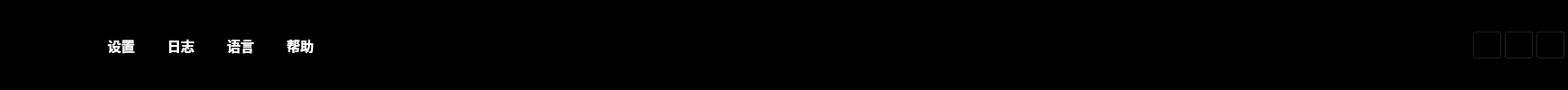
          <widget class="QFrame" name="frame">
           <property name="styleSheet">
            <string notr="true">background-color: rgb(0, 0, 0);</string>
           </property>
           <property name="frameShape">
            <enum>QFrame::StyledPanel</enum>
           </property>
           <property name="frameShadow">
            <enum>QFrame::Raised</enum>
           </property>
           <layout class="QGridLayout" name="gridLayout">
            <property name="leftMargin">
             <number>2</number>
            </property>
            <property name="topMargin">
             <number>2</number>
            </property>
            <property name="rightMargin">
             <number>2</number>
            </property>
            <property name="bottomMargin">
             <number>2</number>
            </property>
            <property name="spacing">
             <number>2</number>
            </property>
            <item row="0" column="0">
             <layout class="QHBoxLayout" name="horizontalLayout_18" stretch="1,2,2,4,6,1">
              <item>
               <layout class="QHBoxLayout" name="horizontalLayout_17" stretch="1,10">
                <item>
                 <widget class="QLabel" name="label_10">
                  <property name="sizePolicy">
                   <sizepolicy hsizetype="Expanding" vsizetype="Expanding">
                    <horstretch>0</horstretch>
                    <verstretch>0</verstretch>
                   </sizepolicy>
                  </property>
                  <property name="maximumSize">
                   <size>
                    <width>100</width>
                    <height>30</height>
                   </size>
                  </property>
                  <property name="text">
                   <string/>
                  </property>
                  <property name="pixmap">
                   <pixmap>../../../MatchTest/Resources/Quectel LOGO-20220215.png</pixmap>
                  </property>
                  <property name="scaledContents">
                   <bool>true</bool>
                  </property>
                 </widget>
                </item>
                <item>
                 <spacer name="horizontalSpacer_6">
                  <property name="orientation">
                   <enum>Qt::Horizontal</enum>
                  </property>
                  <property name="sizeHint" stdset="0">
                   <size>
                    <width>638</width>
                    <height>20</height>
                   </size>
                  </property>
                 </spacer>
                </item>
               </layout>
              </item>
              <item>
               <layout class="QHBoxLayout" name="horizontalLayout_28" stretch="1,1,1,1">
                <property name="spacing">
                 <number>20</number>
                </property>
                <item>
                 <widget class="QToolButton" name="toolButton_4">
                  <property name="font">
                   <font>
                    <family>Times New Roman</family>
                    <pointsize>11</pointsize>
                    <weight>75</weight>
                    <bold>true</bold>
                   </font>
                  </property>
                  <property name="layoutDirection">
                   <enum>Qt::LeftToRight</enum>
                  </property>
                  <property name="styleSheet">
                   <string notr="true">color: rgb(255, 255, 255);
background-color: rgb(0, 0, 0);</string>
                  </property>
                  <property name="text">
                   <string>设置</string>
                  </property>
                  <property name="toolButtonStyle">
                   <enum>Qt::ToolButtonTextOnly</enum>
                  </property>
                  <property name="autoRaise">
                   <bool>true</bool>
                  </property>
                 </widget>
                </item>
                <item>
                 <widget class="QToolButton" name="toolButton_5">
                  <property name="font">
                   <font>
                    <family>Times New Roman</family>
                    <pointsize>11</pointsize>
                    <weight>75</weight>
                    <bold>true</bold>
                   </font>
                  </property>
                  <property name="layoutDirection">
                   <enum>Qt::LeftToRight</enum>
                  </property>
                  <property name="styleSheet">
                   <string notr="true">color: rgb(255, 255, 255);
background-color: rgb(0, 0, 0);</string>
                  </property>
                  <property name="text">
                   <string>日志</string>
                  </property>
                  <property name="toolButtonStyle">
                   <enum>Qt::ToolButtonTextOnly</enum>
                  </property>
                  <property name="autoRaise">
                   <bool>true</bool>
                  </property>
                 </widget>
                </item>
                <item>
                 <widget class="QToolButton" name="toolButton_6">
                  <property name="font">
                   <font>
                    <family>Liberation Serif</family>
                    <pointsize>11</pointsize>
                    <weight>75</weight>
                    <bold>true</bold>
                   </font>
                  </property>
                  <property name="layoutDirection">
                   <enum>Qt::LeftToRight</enum>
                  </property>
                  <property name="styleSheet">
                   <string notr="true">color: rgb(255, 255, 255);
background-color: rgb(0, 0, 0);</string>
                  </property>
                  <property name="text">
                   <string>语言</string>
                  </property>
                  <property name="toolButtonStyle">
                   <enum>Qt::ToolButtonTextOnly</enum>
                  </property>
                  <property name="autoRaise">
                   <bool>true</bool>
                  </property>
                 </widget>
                </item>
                <item>
                 <widget class="QToolButton" name="toolButton_7">
                  <property name="font">
                   <font>
                    <family>Liberation Serif</family>
                    <pointsize>11</pointsize>
                    <weight>75</weight>
                    <bold>true</bold>
                   </font>
                  </property>
                  <property name="layoutDirection">
                   <enum>Qt::LeftToRight</enum>
                  </property>
                  <property name="styleSheet">
                   <string notr="true">color: rgb(255, 255, 255);
background-color: rgb(0, 0, 0);</string>
                  </property>
                  <property name="text">
                   <string>帮助</string>
                  </property>
                  <property name="toolButtonStyle">
                   <enum>Qt::ToolButtonTextOnly</enum>
                  </property>
                  <property name="autoRaise">
                   <bool>true</bool>
                  </property>
                 </widget>
                </item>
               </layout>
              </item>
              <item>
               <spacer name="horizontalSpacer_2">
                <property name="orientation">
                 <enum>Qt::Horizontal</enum>
                </property>
                <property name="sizeHint" stdset="0">
                 <size>
                  <width>40</width>
                  <height>20</height>
                 </size>
                </property>
               </spacer>
              </item>
              <item>
               <widget class="QLabel" name="label_title">
                <property name="font">
                 <font>
                  <family>微软雅黑</family>
                  <pointsize>14</pointsize>
                  <weight>75</weight>
                  <bold>true</bold>
                 </font>
                </property>
                <property name="text">
                 <string/>
                </property>
                <property name="alignment">
                 <set>Qt::AlignCenter</set>
                </property>
               </widget>
              </item>
              <item>
               <spacer name="horizontalSpacer_7">
                <property name="orientation">
                 <enum>Qt::Horizontal</enum>
                </property>
                <property name="sizeHint" stdset="0">
                 <size>
                  <width>678</width>
                  <height>20</height>
                 </size>
                </property>
               </spacer>
              </item>
              <item>
               <layout class="QHBoxLayout" name="horizontalLayout_10" stretch="1,11,0">
                <item>
                 <widget class="QToolButton" name="toolButton">
                  <property name="autoFillBackground">
                   <bool>false</bool>
                  </property>
                  <property name="text">
                   <string/>
                  </property>
                  <property name="icon">
                   <iconset>
                    <normaloff>../../../MatchTest/Resources/窗口最小化.png</normaloff>../../../MatchTest/Resources/窗口最小化.png</iconset>
                  </property>
                  <property name="iconSize">
                   <size>
                    <width>25</width>
                    <height>25</height>
                   </size>
                  </property>
                 </widget>
                </item>
                <item>
                 <widget class="QToolButton" name="toolButton_2">
                  <property name="text">
                   <string/>
                  </property>
                  <property name="icon">
                   <iconset>
                    <normaloff>../../../MatchTest/Resources/expand-全屏化.png</normaloff>../../../MatchTest/Resources/expand-全屏化.png</iconset>
                  </property>
                  <property name="iconSize">
                   <size>
                    <width>25</width>
                    <height>25</height>
                   </size>
                  </property>
                 </widget>
                </item>
                <item>
                 <widget class="QToolButton" name="toolButton_3">
                  <property name="text">
                   <string/>
                  </property>
                  <property name="icon">
                   <iconset>
                    <normaloff>../../../MatchTest/Resources/关闭.png</normaloff>../../../MatchTest/Resources/关闭.png</iconset>
                  </property>
                  <property name="iconSize">
                   <size>
                    <width>25</width>
                    <height>25</height>
                   </size>
                  </property>
                 </widget>
                </item>
               </layout>
              </item>
             </layout>
            </item>
           </layout>
          </widget>
